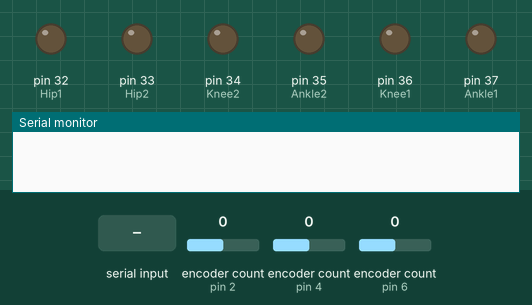
Recording of a sketch running on a simulated Arduino Mega 2560, built with avr-gcc and run on an emulated ATmega2560. Shown: output pins drawn as LEDs (lit = HIGH), the last lines printed to the serial monitor. The test bench sets the inputs (shaded band); at power-on: encoder count (sensors on pin 2, pin 4, pin 6) 0.

Above: at 1.2 s.
1.3 s: "1" received over Serial
At 1.7 s:
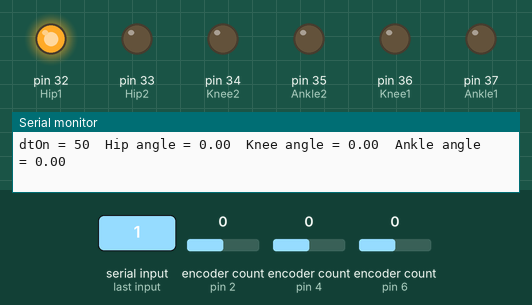
Timing chart, 0 to 12.8 s (numbered marks = the images above; inputs shaded):
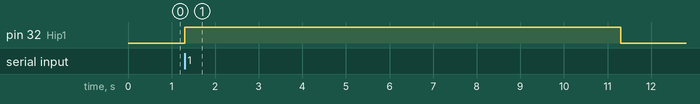

The sketch:

dtOn_Test.ino
```cpp
/*
 * dtOn_Test
 *
 * Adjusts the amount of time signal is on HIGH per period (dtOn) to produce different duty cycles.
 * Program automatically increments through different dtOn values and prints joint angles to serial monitor.
 * Enter '1' to turn program on/off.
 *
 * Author: Flora Huang
 * Last Updated: 17 August 2022
 */

# include <Arduino.h>
# include <Encoder.h>

// Pins for muscles:
# define Hip1 32
# define Hip2 33
# define Knee1 36
# define Knee2 34
# define Ankle1 37
# define Ankle2 35

// Encoder objects for joints:
Encoder encoderHip(2,3);
Encoder encoderAnk(4,5);
Encoder encoderKne(6,7);

// Joint angle variables:
float angleHip, angleKne, angleAnk;

// Muscle variables:
int currMuscle = Hip1;   // Muscle currently being pulsed (edit this to change active muscle)

// Program control (time, on/off, etc.) variables:
unsigned long pulseStart    = 0;          // Time pulsing began
bool pulsing                = false;      // Whether a muscle is currently being pulsed
unsigned long previousPrint = millis();   // Previous time data was printed
unsigned long timeInterval  = 1000;       // Time between each print

// Pulsing variables:
int dtOn;   // Time signal is on HIGH per period

void setup() {
  Serial.begin(115200);

  // Set pins to output:
  pinMode(Hip1, OUTPUT);
  pinMode(Hip2, OUTPUT);
  pinMode(Ankle1, OUTPUT);
  pinMode(Ankle2, OUTPUT);
  pinMode(Knee1, OUTPUT);
  pinMode(Knee2, OUTPUT);
}

void loop() {
  // Turn pulsing on/off if 1 is entered:
  if (Serial.available()) {
    if (Serial.read() == '1') {
      if (pulsing) {
        resetMuscles();
      } else {
        resetVariables();
        pulseStart = millis();
      }
      pulsing = !pulsing;
    }
    Serial.flush();
  }

  // Increment dtOn from 1 to 50, then turn off pulsing:
  if (pulsing) {
    int relTime = ((millis() - pulseStart) / 10000) + 50;
    if (relTime <= 50) {
      dtOn = relTime;
      pulseMuscle();
      updateJointInfo();
      displayJointInfo();
    } else {
      pulsing = false;
      resetMuscles();
    }
  }
}

void resetVariables() {
/*
 * Reset variables to prepare for new pulse
 */
  angleHip = angleKne = angleAnk = 0;
}

void pulseMuscle() {
/*
 * Pulses given muscle
 */
  // Variables for pulsing:
  int freq    = 20;                  // [Hz] Number of periods per 1000 milliseconds
  int period  = 1000/freq;           // [ms] Length of each period
  int relTime = millis() % period;   // Relative time within each period

  // Turn muscle on or off based on relative time:
  if (relTime <= dtOn) {
    digitalWrite(currMuscle, HIGH);
  } else {
    digitalWrite(currMuscle, LOW);
  }
}

void updateJointInfo() {
/*
 * Read and update joint angles
 */
  float beta = 0.15;
  float tempAvgHip = 0, tempAvgKne = 0, tempAvgAnk = 0;

  // Sum 20 angle readings for each joint and convert to degrees:
  for (int i=0; i<20; i++) {
    tempAvgHip += encoderHip.read()*0.04395;
    tempAvgKne += encoderKne.read()*0.04395;
    tempAvgAnk += encoderAnk.read()*0.04395;
  }

  // Calculate average:
  tempAvgHip /= 20;
  tempAvgKne /= 20;
  tempAvgAnk /= 20;

  // Apply averaging strategy and update joint angles:
  angleHip = beta*tempAvgHip + (1-beta)*angleHip;
  angleKne = beta*tempAvgKne + (1-beta)*angleKne;
  angleAnk = beta*tempAvgAnk + (1-beta)*angleAnk;
}

void displayJointInfo() {
/*
 * Display information about joints
 */
  // Print info if enough time has passed since last print:
  if (millis() - previousPrint >= timeInterval) {
    Serial.print("dtOn = ");
    Serial.print(dtOn);
    Serial.print("\t");
    Serial.print("Hip angle = ");
    Serial.print(angleHip);
    Serial.print("\t");
    Serial.print("Knee angle = ");
    Serial.print(angleKne);
    Serial.print("\t");
    Serial.print("Ankle angle = ");
    Serial.println(angleAnk);
    previousPrint = millis();
  }
}

void resetMuscles() {
/*
 * Sets all muscles to LOW
 */
  digitalWrite(Hip1, LOW);
  digitalWrite(Hip2, LOW);
  digitalWrite(Ankle1, LOW);
  digitalWrite(Ankle2, LOW);
  digitalWrite(Knee1, LOW);
  digitalWrite(Knee2, LOW);
}
```

Measured:
- after the input at 1.3 s, pin 32 (Hip1): LOW → HIGH at once, → LOW 10.0 s later
